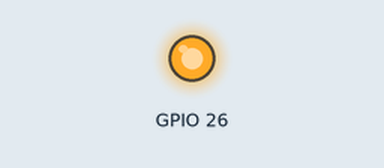
This sketch was run on a simulated ESP32. Shown: output pins drawn as LEDs (lit = HIGH).

Above: at 1.0 s.
At 3.0 s:
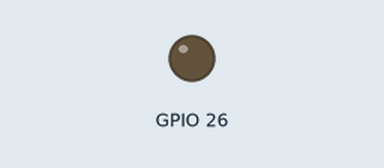
Timing chart, 0 to 5.2 s (numbered marks = the images above):
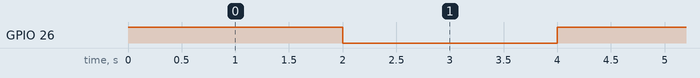

Measured:
- by itself, GPIO 26: alternates HIGH for 2.0 s and LOW for 2.0 s

The sketch:

Diagnostics_Led.ino
```cpp
/*
 Diagnostic test fro LEDs
*/

// the setup function runs once when you press reset or power the board
void setup() {
  // initialize digital pin red as an output.
  pinMode(26, OUTPUT);
}

// the loop function runs over and over again forever
void loop() {
  digitalWrite(26, HIGH);   // turn the LED on (HIGH is the voltage level)
  delay(2000);                       // wait for 2 seconds
  digitalWrite(26, LOW);    // turn the LED off by making the voltage LOW
  delay(2000);                       // wait for 2 seconds
}
```
